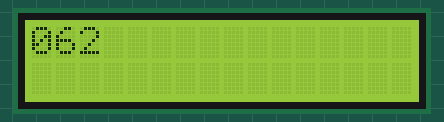
This sketch was run on a simulated Arduino Uno, built with avr-gcc and run on an emulated ATmega328P. Shown: 16×2 character LCD.

Above: at 0.1 s.
At 4.1 s:
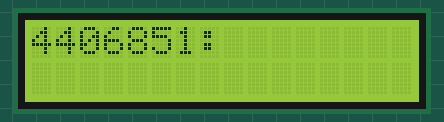
At 9.1 s:
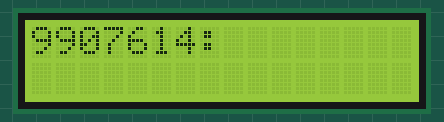
At 19.1 s:
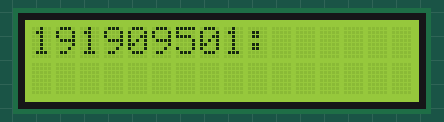
At 28.2 s:
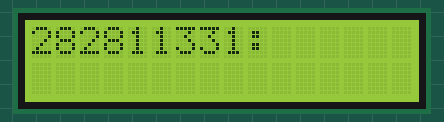
At 38.2 s:
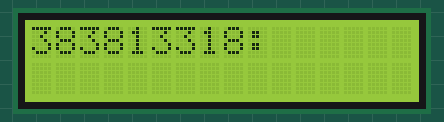

The sketch:

display.ino
```cpp
#include <LiquidCrystal.h>
LiquidCrystal lcd(8,9,4,5,6,7);
unsigned long segundos=0,minutos=0,horas=0,aux=0;

void setup()
{
  lcd.begin(16,2);
}
int i=0;
void loop()
{
  aux=millis();
  aux/=1;
  segundos=aux%60;
  minutos=(aux/60)%60;
  horas=aux/3600;

  lcd.setCursor(0,0);
  segundos=millis();
  lcd.print(segundos/1000);

    if(segundos<10)
    {
      lcd.print("0");
    }
    lcd.print(segundos);
    delay(1000);

    if(minutos<10)
    {
      lcd.print("0");

    }
    lcd.print(minutos);
    lcd.print(":");
}
```

Measured:
- what the display in image 1 shows lasts 1.0 s, from 4.1 s to 5.1 s
